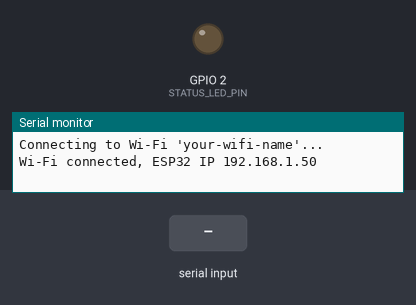
Simulated run of this sketch. Board: ESP32. On the bench: output pins drawn as LEDs (lit = HIGH), the last lines printed to the serial monitor. Dashed ring = blinking. Inputs (shaded band) come from the test bench. WiFi joins after 1.5 s; servers stay silent unless stated; uploads are accepted with an empty reply.

Above: at 3.1 s.
3.2 s: "\"\n" received over the second serial link
At 3.52 s:
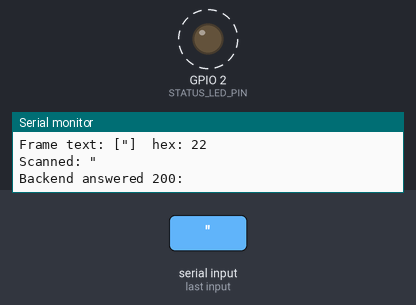
4.9 s: "1\n" received over the second serial link
At 6.5 s:
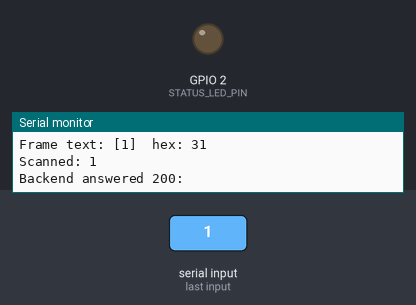
Timing chart, 0 to 8.0 s (numbered marks = the images above; inputs shaded):
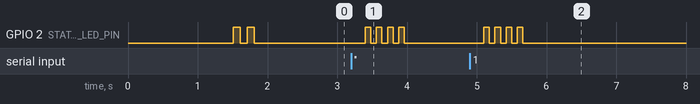

The sketch:

kitchen_scanner.ino
```cpp
// Smart Kitchen scanner: ESP32 + GM65 or GM861 serial barcode/QR module.
//
// The module decodes the code itself and sends the text over serial. This sketch
// reads that text and posts it to the backend (POST /api/v1/scans/codes), the same
// endpoint the simulated scanner and the app use. Board: "ESP32 Dev Module".

#include <HTTPClient.h>
#include <WiFi.h>

#include "config.h"

static const size_t   MAX_CODE_LEN    = 512;   // kitchen QR labels carry a small JSON
static const uint32_t IDLE_FLUSH_MS   = 60;    // a frame ends after this much silence
static const uint32_t REPEAT_BLOCK_MS = 3000;  // continuous-mode modules re-read the same code
static const uint32_t WIFI_TIMEOUT_MS = 10000;
static const uint32_t HTTP_TIMEOUT_MS = 8000;

HardwareSerial ScannerSerial(2);

String   frame;
bool     frameOverflow = false;
uint32_t lastByteMs    = 0;
String   lastCode;
uint32_t lastCodeMs    = 0;

// ---- Feedback ----

void pulse(int times, int onMs, int offMs) {
  for (int i = 0; i < times; i++) {
    digitalWrite(STATUS_LED_PIN, HIGH);
    if (BUZZER_PIN >= 0) digitalWrite(BUZZER_PIN, HIGH);
    delay(onMs);
    digitalWrite(STATUS_LED_PIN, LOW);
    if (BUZZER_PIN >= 0) digitalWrite(BUZZER_PIN, LOW);
    delay(offMs);
  }
}

void signalAdded()  { pulse(1, 200, 0); }    // one long blink: item added
void signalFailed() { pulse(4, 80, 80); }    // fast blinks: rejected or not sent

// ---- Wi-Fi ----

bool ensureWifi() {
  if (WiFi.status() == WL_CONNECTED) return true;
  Serial.printf("Connecting to Wi-Fi '%s'...\n", WIFI_SSID);
  WiFi.mode(WIFI_STA);
  WiFi.begin(WIFI_SSID, WIFI_PASSWORD);
  uint32_t start = millis();
  while (WiFi.status() != WL_CONNECTED && millis() - start < WIFI_TIMEOUT_MS) {
    delay(250);
  }
  if (WiFi.status() != WL_CONNECTED) {
    Serial.println("Wi-Fi not connected");
    return false;
  }
  Serial.printf("Wi-Fi connected, ESP32 IP %s\n", WiFi.localIP().toString().c_str());
  return true;
}

// ---- Backend ----

// Labels look like SKI:{"name":"Idli batter"}, so quotes must be escaped in the JSON body.
String jsonEscape(const String &s) {
  String out;
  out.reserve(s.length() + 8);
  for (size_t i = 0; i < s.length(); i++) {
    char c = s[i];
    if (c == '"' || c == '\\') out += '\\';
    out += c;
  }
  return out;
}

// Returns the HTTP status, or -1 if the backend could not be reached at all.
int sendCode(const String &code) {
  if (!ensureWifi()) return -1;

  HTTPClient http;
  http.setTimeout(HTTP_TIMEOUT_MS);
  http.begin(String(SERVER_URL) + "/api/v1/scans/codes");
  http.addHeader("Content-Type", "application/json");
  int status = http.POST("{\"code\":\"" + jsonEscape(code) + "\"}");

  if (status <= 0) {
    Serial.printf("Could not reach the backend: %s\n", HTTPClient::errorToString(status).c_str());
    http.end();
    return -1;
  }
  Serial.printf("Backend answered %d: %s\n", status, http.getString().c_str());
  http.end();
  return status;
}

// ---- Scanner frames ----

void handleCode(const String &code) {
  uint32_t now = millis();
  if (code == lastCode && now - lastCodeMs < REPEAT_BLOCK_MS) {
    lastCodeMs = now;  // still in front of the module, keep ignoring it
    return;
  }
  Serial.printf("Scanned: %s\n", code.c_str());
  int status = sendCode(code);
  if (status == 201) signalAdded(); else signalFailed();

  // A slow request or the blink can take seconds, and a continuous-mode module keeps
  // re-reading the code meanwhile. Drop those stale reads and restart the repeat timer
  // after the work, or the same item would be added again.
  while (ScannerSerial.available()) ScannerSerial.read();
  lastCode   = code;
  lastCodeMs = millis();

  // Backend unreachable: let the next scan of this code try again straight away.
  if (status == -1) lastCode = "";
}

void flushFrame() {
  if (frameOverflow) {
    Serial.println("Ignored a code longer than the limit");
    signalFailed();
  } else if (frame.length() > 0) {
#if SCANNER_DEBUG
    Serial.print("Frame text: [");
    Serial.print(frame);
    Serial.print("]  hex:");
    for (size_t i = 0; i < frame.length(); i++) Serial.printf(" %02X", (uint8_t)frame[i]);
    Serial.println();
#endif
    String code = frame;
    frame = "";
    code.trim();
    if (code.length() > 0) handleCode(code);
  }
  frame = "";
  frameOverflow = false;
}

void setup() {
  Serial.begin(115200);
  pinMode(STATUS_LED_PIN, OUTPUT);
  if (BUZZER_PIN >= 0) pinMode(BUZZER_PIN, OUTPUT);

  ScannerSerial.begin(SCANNER_BAUD, SERIAL_8N1, SCANNER_RX_PIN, SCANNER_TX_PIN);
  frame.reserve(MAX_CODE_LEN);

  Serial.printf("\nKitchen scanner, backend %s, scanner at %d baud\n", SERVER_URL, SCANNER_BAUD);
  if (ensureWifi()) pulse(2, 100, 100); else signalFailed();
}

void loop() {
  // A frame ends at CR or LF, or after a short silence if the module sends no terminator.
  while (ScannerSerial.available()) {
    uint8_t c = ScannerSerial.read();
    lastByteMs = millis();
    if (c == '\r' || c == '\n') {
      flushFrame();
    } else if (c >= 32 && c != 127) {
      if (frame.length() < MAX_CODE_LEN) frame += (char)c; else frameOverflow = true;
    }
  }
  if ((frame.length() > 0 || frameOverflow) && millis() - lastByteMs > IDLE_FLUSH_MS) {
    flushFrame();
  }
}
```

config.example.h
```cpp
// Copy this file to config.h (same folder) and fill in your values.
// config.h is git-ignored because it holds the Wi-Fi password.

#pragma once

// Wi-Fi the laptop is also on (the ESP32 only supports 2.4 GHz).
#define WIFI_SSID     "your-wifi-name"
#define WIFI_PASSWORD "your-wifi-password"

// Laptop running the backend: `uvicorn` must listen on 0.0.0.0, not just 127.0.0.1.
// Find the laptop's IP with `hostname -I`. It changes between networks.
// Write it as http://<ip>:8000 with no trailing slash.
#define SERVER_URL "http://192.168.0.135:8000"

// Serial link to the scanner module. GM65 and GM861 both default to 9600 8N1,
// but the GM861 default is unconfirmed, so check it with SCANNER_DEBUG first.
#define SCANNER_BAUD   9600
#define SCANNER_RX_PIN 16   // ESP32 pin that receives, wired to the module's TXD
#define SCANNER_TX_PIN 17   // ESP32 pin that transmits, wired to the module's RXD

// Scan feedback. Set BUZZER_PIN to -1 if there is no buzzer.
#define STATUS_LED_PIN 2    // on-board LED on most ESP32 DevKit boards
#define BUZZER_PIN     -1

// 1 = print every frame from the module (text and hex) on the USB serial monitor.
#define SCANNER_DEBUG 1
```

Measured:
- after the input at 3.2 s, GPIO 2 (STATUS_LED_PIN): alternates HIGH for 0.08 s and LOW for 0.08 s, 8 changes in all, then stays LOW, starting after 0.20 s
- after the input at 4.9 s, GPIO 2 (STATUS_LED_PIN): alternates HIGH for 0.08 s and LOW for 0.08 s, 8 changes in all, then stays LOW, starting after 0.20 s
